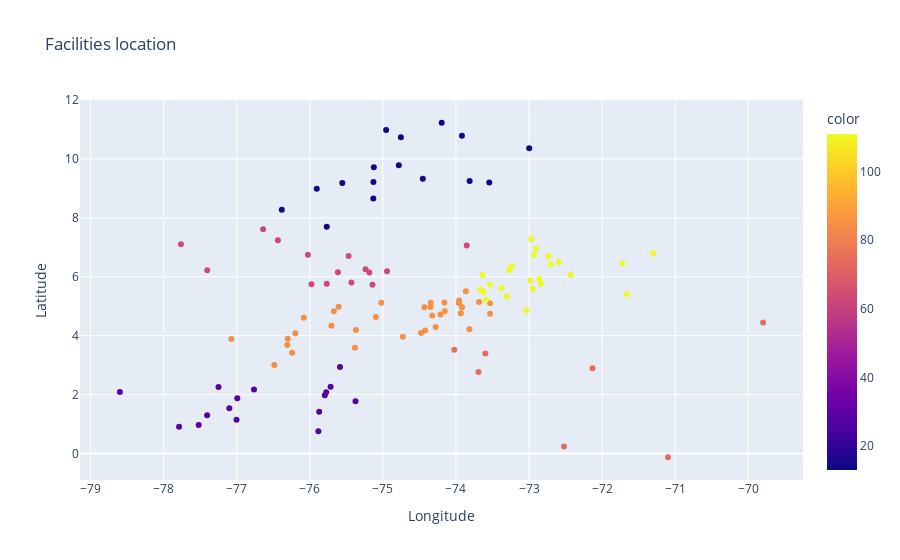

Source (notebook cell):
### Code cell
data = population.copy()
dist = distance.copy()
muestra = 0.1
randomSeed = np.random.randint(0, 1000)
dist = dist.sample(frac=muestra, random_state=0, axis=0).sample(
    frac=muestra, random_state=0, axis=1
)


# Select the same rows than the distance matrix
data = data.loc[dist.copy().index]


# Standardize the data
dist = MinMaxScaler().fit_transform(dist)
fixed_cost = max(dist.flatten()) * (1 + muestra)


model = pulp.LpProblem("UFLP", pulp.LpMinimize)


# Decision variables
I = range(len(data))
J = range(len(data))


x = pulp.LpVariable.dicts("x", ((i, j) for i in I for j in J), cat="Binary")
y = pulp.LpVariable.dicts("y", J, cat="Binary")


# Objective function
model += (
    pulp.lpSum(dist[i][j] * x[(i, j)] for i in I for j in J)
    + fixed_cost * pulp.lpSum(y[j] for j in J),
    "Total cost",
)


# Constraints
for i in I:
    model += pulp.lpSum(x[(i, j)] for j in J) == 1, f"Population demand {i}"


for j in J:
    for i in I:
        model += x[(i, j)] <= y[j], f"Facility assignment {i} {j}"


# Solve the model
start_time = time.time()
model.solve(
    solver=pulp.PULP_CBC_CMD(
        logPath="__workflowsolution_4.log",
        msg=False,
        timeLimit=60 * 60,
        threads=os.cpu_count(),
    )
)
print(f"Elapsed time: {time.time() - start_time:.2f} s")
# Results
print(f"Status: {pulp.LpStatus[model.status]}")
print(f"Objective function: {pulp.value(model.objective)}")
print(f"Number of facilities: {pulp.value(pulp.lpSum(y[j] for j in J))}")


df = pd.DataFrame([[pulp.value(x[(i, j)]) for j in J] for i in I], columns=J, index=I)


# Turn the results into labels for the clusters
df["cluster"] = df.idxmax(axis=1)
display(df["cluster"].unique().size / muestra, df["cluster"].unique())


# Plot the results
fig = px.scatter(
    data,
    x="lon",
    y="lat",
    color=df["cluster"],
    title="Facilities location",
    labels={"lat": "Latitude", "lon": "Longitude"},
)
fig.show()

### Figure 1 — Plotly figure (JSON) as saved in the notebook; plotly's stock layout.template omitted (floating-point values rounded to 4 significant figures)
{"data": [{"hovertemplate": "Longitude=%{x}<br>Latitude=%{y}<br>color=%{marker.color}<extra></extra>", "legendgroup": "", "marker": {"color": [13, 111, 111, 13, 85, 63, 28, 74, 85, 111, 28, 28, 111, 13, 63, 111, 111, 85, 28, 85, 111, 84, 85, 85, 13, 28, 74, 85, 28, 63, 13, 63, 111, 84, 85, 63, 13, 28, 85, 85, 28, 85, 111, 28, 13, 28, 111, 13, 84, 13, 111, 84, 28, 85, 111, 74, 63, 85, 84, 74, 111, 85, 111, 63, 85, 85, 111, 28, 84, 111, 63, 74, 85, 63, 74, 84, 13, 63, 111, 111, 28, 85, 85, 13, 84, 85, 111, 28, 111, 111, 13, 63, 111, 84, 13, 28, 84, 28, 63, 85, 85, 13, 63, 63, 111, 84, 13, 63, 74, 13, 85, 111], "coloraxis": "coloraxis", "symbol": "circle"}, "mode": "markers", "name": "", "orientation": "v", "showlegend": false, "type": "scatter", "x": [-74.45, -72.59, -72.43, -76.38, -73.96, -77.4, -75.79, -73.6, -74.35, -72.7, -76.99, -78.6, -72.93, -74.78, -76.44, -71.3, -73.64, -75.09, -76.76, -74.33, -73.3, -75.61, -74.42, -73.92, -75.56, -75.87, -71.1, -74.73, -77.0, -75.14, -75.9, -75.47, -73.24, -77.07, -75.02, -76.03, -73.54, -75.72, -73.68, -73.82, -77.1, -74.16, -72.97, -77.79, -75.77, -77.25, -73.54, -75.12, -76.31, -73.81, -72.84, -76.2, -77.52, -73.53, -72.95, -69.8, -77.76, -73.53, -75.37, -72.52, -73.67, -75.38, -73.27, -75.18, -74.28, -73.96, -73.38, -75.59, -76.49, -71.72, -74.94, -73.69, -74.35, -75.24, -72.13, -75.67, -74.75, -76.64, -72.73, -71.66, -75.78, -74.43, -73.86, -73.92, -76.3, -74.21, -73.63, -75.37, -73.04, -72.86, -73.0, -73.85, -72.91, -76.08, -74.2, -77.4, -76.24, -75.88, -75.62, -74.15, -74.48, -75.13, -75.98, -75.43, -73.59, -75.7, -74.96, -75.77, -74.02, -75.13, -73.93, -72.98], "xaxis": "x", "y": [9.33, 6.506, 6.065, 8.278, 5.109, 6.225, 1.977, 3.393, 5.118, 6.428, 1.873, 2.086, 6.746, 9.79, 7.244, 6.792, 6.062, 4.631, 2.176, 4.688, 5.329, 4.983, 4.179, 4.967, 9.187, 1.42, -0.1275, 3.966, 1.147, 5.731, 8.992, 6.704, 6.356, 3.888, 5.122, 6.752, 9.2, 2.263, 5.146, 4.216, 1.539, 5.13, 7.281, 0.9092, 7.696, 2.257, 5.742, 9.718, 3.683, 9.258, 5.766, 4.086, 0.9698, 5.1, 5.587, 4.447, 7.103, 4.746, 4.193, 0.2408, 5.573, 3.591, 6.231, 6.144, 4.297, 5.195, 5.612, 2.937, 3.008, 6.462, 6.191, 2.769, 4.978, 6.254, 2.893, 4.834, 10.74, 7.613, 6.7, 5.407, 2.082, 4.965, 5.511, 10.79, 3.9, 4.716, 5.497, 1.774, 4.856, 5.922, 10.37, 7.067, 6.963, 4.609, 11.23, 1.299, 3.42, 0.757, 6.152, 4.827, 4.089, 9.219, 5.745, 5.805, 5.222, 4.334, 10.99, 5.764, 3.527, 8.662, 4.767, 5.874], "yaxis": "y"}], "layout": {"coloraxis": {"colorbar": {"title": {"text": "color"}}, "colorscale": [[0, "#0d0887"], [0.1111, "#46039f"], [0.2222, "#7201a8"], [0.3333, "#9c179e"], [0.4444, "#bd3786"], [0.5556, "#d8576b"], [0.6667, "#ed7953"], [0.7778, "#fb9f3a"], [0.8889, "#fdca26"], [1, "#f0f921"]]}, "legend": {"tracegroupgap": 0}, "title": {"text": "Facilities location"}, "xaxis": {"anchor": "y", "domain": [0, 1], "title": {"text": "Longitude"}}, "yaxis": {"anchor": "x", "domain": [0, 1], "title": {"text": "Latitude"}}}}
